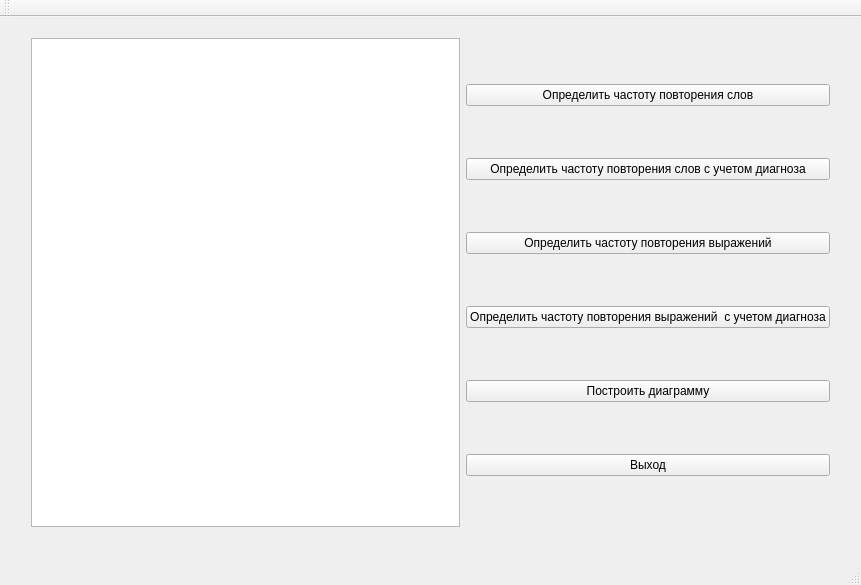
<?xml version="1.0" encoding="UTF-8"?>
<ui version="4.0">
 <class>MainWindow</class>
 <widget class="QMainWindow" name="MainWindow">
  <property name="geometry">
   <rect>
    <x>0</x>
    <y>0</y>
    <width>861</width>
    <height>585</height>
   </rect>
  </property>
  <property name="windowTitle">
   <string>MainWindow</string>
  </property>
  <widget class="QWidget" name="centralWidget">
   <widget class="QWidget" name="layoutWidget">
    <property name="geometry">
     <rect>
      <x>20</x>
      <y>10</y>
      <width>821</width>
      <height>511</height>
     </rect>
    </property>
    <layout class="QHBoxLayout" name="horizontalLayout">
     <item>
      <widget class="QTableWidget" name="tableWidget"/>
     </item>
     <item>
      <layout class="QVBoxLayout" name="verticalLayout">
       <item>
        <widget class="QPushButton" name="btnFillWords">
         <property name="text">
          <string>Определить частоту повторения слов</string>
         </property>
        </widget>
       </item>
       <item>
        <widget class="QPushButton" name="btnFillWords_ds">
         <property name="text">
          <string>Определить частоту повторения слов c учетом диагноза</string>
         </property>
        </widget>
       </item>
       <item>
        <widget class="QPushButton" name="btnFillChains">
         <property name="text">
          <string>Определить частоту повторения выражений</string>
         </property>
        </widget>
       </item>
       <item>
        <widget class="QPushButton" name="btnFillChains_ds">
         <property name="text">
          <string>Определить частоту повторения выражений  c учетом диагноза</string>
         </property>
        </widget>
       </item>
       <item>
        <widget class="QPushButton" name="btnWidgetShow">
         <property name="text">
          <string>Построить диаграмму</string>
         </property>
        </widget>
       </item>
       <item>
        <widget class="QPushButton" name="btnExit">
         <property name="text">
          <string>Выход</string>
         </property>
        </widget>
       </item>
      </layout>
     </item>
    </layout>
   </widget>
  </widget>
  <widget class="QMenuBar" name="menuBar">
   <property name="geometry">
    <rect>
     <x>0</x>
     <y>0</y>
     <width>861</width>
     <height>21</height>
    </rect>
   </property>
  </widget>
  <widget class="QToolBar" name="mainToolBar">
   <attribute name="toolBarArea">
    <enum>TopToolBarArea</enum>
   </attribute>
   <attribute name="toolBarBreak">
    <bool>false</bool>
   </attribute>
  </widget>
  <widget class="QStatusBar" name="statusBar"/>
 </widget>
 <layoutdefault spacing="6" margin="11"/>
 <resources/>
 <connections/>
</ui>
